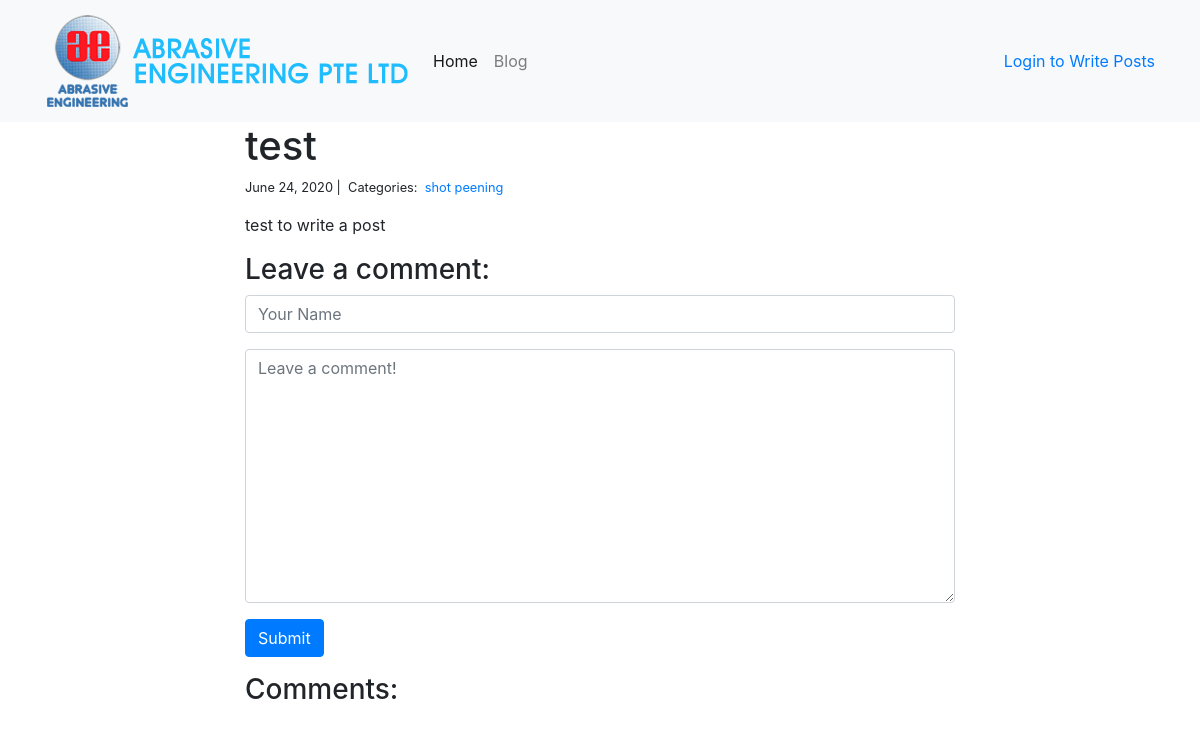
Page /blog/7/ on the committed database.
### blog/models.py (models this page shows, shortened)
class Post(models.Model):
    title = models.CharField(max_length=255)
    body = models.TextField()
    created_on = models.DateTimeField(auto_now_add=True)
    last_modified = models.DateTimeField(auto_now=True)
    categories = models.ManyToManyField('Category', related_name='posts')
    cover = models.ImageField(blank=True, upload_to='images/')

class Category(models.Model):
    name = models.CharField(max_length=100)
    class Meta:
        ordering = ('name',)
        verbose_name = 'category'
        verbose_name_plural = 'categories'

### blog/views.py (the view, shortened to what this page needs)
# urls.py: path("<int:pk>/", views.blog_detail, name="blog_detail"),
def blog_detail(request, pk):
    post = get_object_or_404(Post, pk=pk)
    form = CommentForm()
    comments = Comment.objects.filter(post=post)
    context = {
        "post": post,
        "comments": comments,
        "form": form,
    }
    return render(request, "blog_detail.html", context)

### blog/forms.py
class CommentForm(forms.Form):
    author = forms.CharField(
        max_length=60,
        widget=forms.TextInput(attrs={
            "class": "form-control",
            "placeholder": "Your Name"
        })
    )
    body = forms.CharField(
        widget=forms.Textarea(attrs={
            "class": "form-control",
            "placeholder": "Leave a comment!"
        })
    )

### blog/templates/blog_detail.html (shortened to what this page needs)
{% extends "base.html" %}
{% block page_content %}
<div class="col-md-8 offset-md-2">
    <h1>{{ post.title }}</h1>
    <small>
        {{ post.created_on.date }} |&nbsp;
        Categories:&nbsp;
        {% for category in post.categories.all %}
        <a href="{% url 'blog_category' category.name %}">
            {{ category.name }}
        </a>&nbsp;
        {% endfor %}
    </small>
    <p>{{ post.body | linebreaks }}</p>
    <h3>Leave a comment:</h3>
    <form action="/blog/{{ post.pk }}/" method="post">
        <div class="form-group">
            {{ form.author }}
        </div>
        <div class="form-group">
            {{ form.body }}
        </div>
        <button type="submit" class="btn btn-primary">Submit</button>
    </form>
    <h3>Comments:</h3>
</div>
{% endblock %}

### rows in the picture
Post: title "test", created_on "June 24, 2020", body "test to write a post"
Category: name "shot peening"
